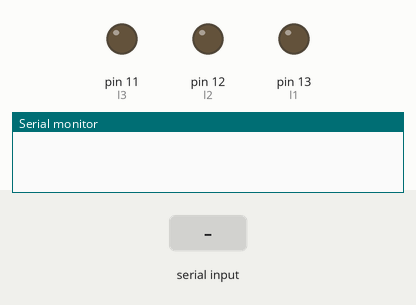
Simulated run of this sketch. Board: Arduino Uno, built with avr-gcc and run on an emulated ATmega328P. Parts: output pins drawn as LEDs (lit = HIGH), the last lines printed to the serial monitor. The test bench sets the inputs (shaded band).

Above: at 1.2 s.
1.3 s: "1" received over the second serial link
At 2.4 s:
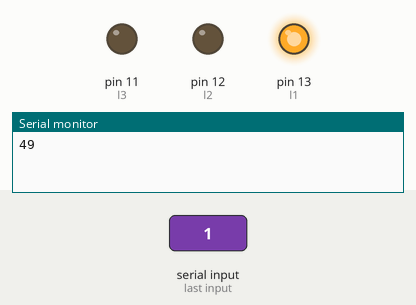
2.8 s: "2" received over the second serial link
At 3.5 s:
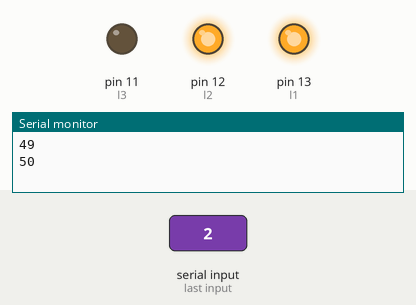
4.3 s: "3" received over the second serial link
At 4.7 s:
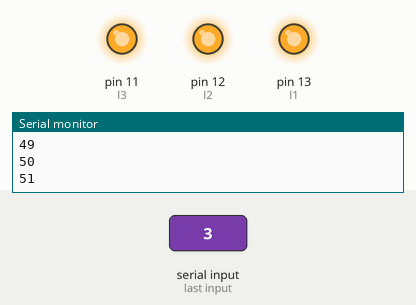
5.8 s: "1" received over the second serial link
At 7.0 s:
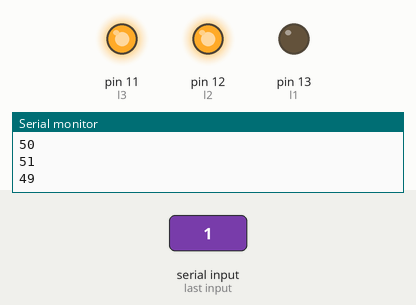
7.3 s: "2" received over the second serial link
At 8.2 s:
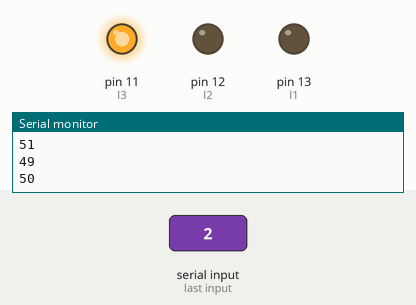
8.8 s: "0" received over the second serial link
At 9.3 s:
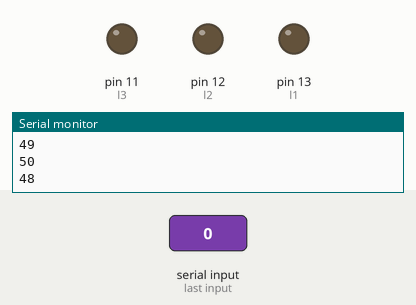
Timing chart, 0 to 11.3 s (numbered marks = the images above; inputs shaded):
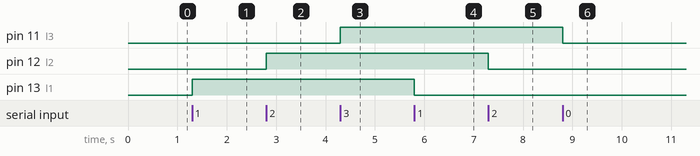

The sketch:

BLI.ino
```cpp
#include<SoftwareSerial.h>
SoftwareSerial BT(7,6);
int l1 = 13;
int l2 = 12;
int l3 = 11;
int e1 = 1;
int e2 = 1;
int e3 = 1;
int e = 1;
int orden;
void setup()
{
  pinMode(l1, OUTPUT);
  pinMode(l2, OUTPUT);
  pinMode(l3, OUTPUT);
  Serial.begin(9600);
  BT.begin(9600);
}
void loop()
{
  if(BT.available())
  {
   orden = BT.read();
   switch(orden)
   {
     case 48:
             if(e == 1)
             {
               digitalWrite(l1, LOW);
               digitalWrite(l2, LOW);
               digitalWrite(l3, LOW);
               e = !e;
             }
             else
             {
               digitalWrite(l1, HIGH);
               digitalWrite(l2, HIGH);
               digitalWrite(l3, HIGH);
               e = !e;
             }
             break;
      case 49:
            if(e1 == 1)
             {
               digitalWrite(l1, HIGH);
               e1 = !e1;
             }
             else
             {
               digitalWrite(l1,LOW);
               e1 = !e1;
             }
             break;
      case 50:
            if(e2 == 1)
             {
               digitalWrite(l2, HIGH);
               e2 = !e2;
             }
             else
             {
               digitalWrite(l2,LOW);
               e2 = !e2;
             }
             break;
      case 51:
             if(e3 == 1)
             {
               digitalWrite(l3, HIGH);
               e3 = !e3;
             }
             else
             {
               digitalWrite(l3,LOW);
               e3 = !e3;
             }
             break;
   }
   Serial.println(orden);
  }
}
```

Measured:
- after the input at 1.3 s, pin 13 (l1): LOW → HIGH at once
- after the input at 2.8 s, pin 12 (l2): LOW → HIGH at once
- after the input at 4.3 s, pin 11 (l3): LOW → HIGH at once
- after the input at 5.8 s, pin 13 (l1): HIGH → LOW at once
- after the input at 7.3 s, pin 12 (l2): HIGH → LOW at once
- after the input at 8.8 s, pin 11 (l3): HIGH → LOW at once
